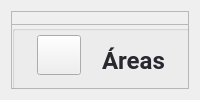
            <widget class="QWidget" name="page_deposito">
             <layout class="QVBoxLayout" name="verticalLayout_3">
              <item>
               <widget class="QFrame" name="frame_2">
                <property name="frameShape">
                 <enum>QFrame::StyledPanel</enum>
                </property>
                <property name="frameShadow">
                 <enum>QFrame::Raised</enum>
                </property>
                <widget class="QFrame" name="frame_3">
                 <property name="geometry">
                  <rect>
                   <x>100</x>
                   <y>120</y>
                   <width>650</width>
                   <height>491</height>
                  </rect>
                 </property>
                 <property name="minimumSize">
                  <size>
                   <width>600</width>
                   <height>250</height>
                  </size>
                 </property>
                 <property name="maximumSize">
                  <size>
                   <width>650</width>
                   <height>500</height>
                  </size>
                 </property>
                 <property name="styleSheet">
                  <string notr="true">border: 2px solid black;</string>
                 </property>
                 <property name="frameShape">
                  <enum>QFrame::StyledPanel</enum>
                 </property>
                 <property name="frameShadow">
                  <enum>QFrame::Raised</enum>
                 </property>
                 <layout class="QGridLayout" name="gridLayout"/>
                </widget>
                <widget class="QFrame" name="top_frame_stock_4">
                 <property name="geometry">
                  <rect>
                   <x>0</x>
                   <y>0</y>
                   <width>431</width>
                   <height>80</height>
                  </rect>
                 </property>
                 <property name="minimumSize">
                  <size>
                   <width>0</width>
                   <height>80</height>
                  </size>
                 </property>
                 <property name="maximumSize">
                  <size>
                   <width>439</width>
                   <height>70</height>
                  </size>
                 </property>
                 <property name="frameShape">
                  <enum>QFrame::StyledPanel</enum>
                 </property>
                 <property name="frameShadow">
                  <enum>QFrame::Raised</enum>
                 </property>
                 <widget class="QFrame" name="frame_24">
                  <property name="geometry">
                   <rect>
                    <x>0</x>
                    <y>13</y>
                    <width>681</width>
                    <height>70</height>
                   </rect>
                  </property>
                  <property name="minimumSize">
                   <size>
                    <width>354</width>
                    <height>70</height>
                   </size>
                  </property>
                  <property name="maximumSize">
                   <size>
                    <width>16777215</width>
                    <height>50</height>
                   </size>
                  </property>
                  <property name="frameShape">
                   <enum>QFrame::StyledPanel</enum>
                  </property>
                  <property name="frameShadow">
                   <enum>QFrame::Raised</enum>
                  </property>
                  <layout class="QVBoxLayout" name="verticalLayout_33">
                   <property name="spacing">
                    <number>0</number>
                   </property>
                   <property name="leftMargin">
                    <number>0</number>
                   </property>
                   <property name="topMargin">
                    <number>0</number>
                   </property>
                   <property name="rightMargin">
                    <number>0</number>
                   </property>
                   <property name="bottomMargin">
                    <number>0</number>
                   </property>
                   <item>
                    <widget class="QGroupBox" name="groupBox_5">
                     <property name="minimumSize">
                      <size>
                       <width>429</width>
                       <height>0</height>
                      </size>
                     </property>
                     <property name="title">
                      <string/>
                     </property>
                     <widget class="QLabel" name="label_34">
                      <property name="geometry">
                       <rect>
                        <x>90</x>
                        <y>10</y>
                        <width>81</width>
                        <height>51</height>
                       </rect>
                      </property>
                      <property name="minimumSize">
                       <size>
                        <width>66</width>
                        <height>0</height>
                       </size>
                      </property>
                      <property name="maximumSize">
                       <size>
                        <width>120</width>
                        <height>16777215</height>
                       </size>
                      </property>
                      <property name="font">
                       <font>
                        <family>Roboto</family>
                        <pointsize>18</pointsize>
                        <weight>75</weight>
                        <bold>true</bold>
                       </font>
                      </property>
                      <property name="styleSheet">
                       <string notr="true">color: #282830 ;
</string>
                      </property>
                      <property name="text">
                       <string>Áreas</string>
                      </property>
                      <property name="alignment">
                       <set>Qt::AlignLeading|Qt::AlignLeft|Qt::AlignVCenter</set>
                      </property>
                     </widget>
                     <widget class="QPushButton" name="pushButton_11">
                      <property name="geometry">
                       <rect>
                        <x>20</x>
                        <y>10</y>
                        <width>49</width>
                        <height>40</height>
                       </rect>
                      </property>
                      <property name="maximumSize">
                       <size>
                        <width>60</width>
                        <height>60</height>
                       </size>
                      </property>
                      <property name="styleSheet">
                       <string notr="true">margin-left:5px</string>
                      </property>
                      <property name="text">
                       <string/>
                      </property>
                      <property name="icon">
                       <iconset resource="../img/img_oficiales.qrc">
                        <normaloff>:/img/rack.png</normaloff>:/img/rack.png</iconset>
                      </property>
                      <property name="iconSize">
                       <size>
                        <width>40</width>
                        <height>40</height>
                       </size>
                      </property>
                     </widget>
                     <widget class="QPushButton" name="newArea_btn">
                      <property name="geometry">
                       <rect>
                        <x>200</x>
                        <y>20</y>
                        <width>101</width>
                        <height>31</height>
                       </rect>
                      </property>
                      <property name="minimumSize">
                       <size>
                        <width>0</width>
                        <height>26</height>
                       </size>
                      </property>
                      <property name="font">
                       <font>
                        <family>Roboto</family>
                        <pointsize>9</pointsize>
                        <weight>75</weight>
                        <bold>true</bold>
                       </font>
                      </property>
                      <property name="cursor">
                       <cursorShape>PointingHandCursor</cursorShape>
                      </property>
                      <property name="styleSheet">
                       <string notr="true">QPushButton{
background-color: rgb(71, 71, 103);
color:#fff;
padding-left:10px;
border-radius: 5px;
text-align:left;
}

QPushButton:hover{
background-color: rgba(71, 71, 103,180);

}</string>
                      </property>
                      <property name="text">
                       <string>Nueva Área</string>
                      </property>
                      <property name="icon">
                       <iconset resource="../img/img_oficiales.qrc">
                        <normaloff>:/img/plus.png</normaloff>:/img/plus.png</iconset>
                      </property>
                      <property name="iconSize">
                       <size>
                        <width>13</width>
                        <height>13</height>
                       </size>
                      </property>
                     </widget>
                     <widget class="QPushButton" name="newArea_btn_2">
                      <property name="geometry">
                       <rect>
                        <x>320</x>
                        <y>20</y>
                        <width>111</width>
                        <height>31</height>
                       </rect>
                      </property>
                      <property name="minimumSize">
                       <size>
                        <width>0</width>
                        <height>26</height>
                       </size>
                      </property>
                      <property name="font">
                       <font>
                        <family>Roboto</family>
                        <pointsize>9</pointsize>
                        <weight>75</weight>
                        <bold>true</bold>
                       </font>
                      </property>
                      <property name="cursor">
                       <cursorShape>PointingHandCursor</cursorShape>
                      </property>
                      <property name="styleSheet">
                       <string notr="true">QPushButton{
background-color: rgb(71, 71, 103);
color:#fff;
padding-left:10px;
border-radius: 5px;
text-align:left;
}

QPushButton:hover{
background-color: rgba(71, 71, 103,180);

}</string>
                      </property>
                      <property name="text">
                       <string>Eliminar Área</string>
                      </property>
                      <property name="icon">
                       <iconset resource="../img/img_oficiales.qrc">
                        <normaloff>:/img/plus.png</normaloff>:/img/plus.png</iconset>
                      </property>
                      <property name="iconSize">
                       <size>
                        <width>13</width>
                        <height>13</height>
                       </size>
                      </property>
                     </widget>
                    </widget>
                   </item>
                  </layout>
                 </widget>
                </widget>
                <widget class="QPushButton" name="btn_actualizarAreas">
                 <property name="geometry">
                  <rect>
                   <x>450</x>
                   <y>40</y>
                   <width>31</width>
                   <height>21</height>
                  </rect>
                 </property>
                 <property name="minimumSize">
                  <size>
                   <width>0</width>
                   <height>21</height>
                  </size>
                 </property>
                 <property name="cursor">
                  <cursorShape>PointingHandCursor</cursorShape>
                 </property>
                 <property name="text">
                  <string/>
                 </property>
                 <property name="icon">
                  <iconset resource="../img/img_oficiales.qrc">
                   <normaloff>:/img/refresh.png</normaloff>:/img/refresh.png</iconset>
                 </property>
                 <property name="iconSize">
                  <size>
                   <width>33</width>
                   <height>16</height>
                  </size>
                 </property>
                </widget>
               </widget>
              </item>
             </layout>
            </widget>
